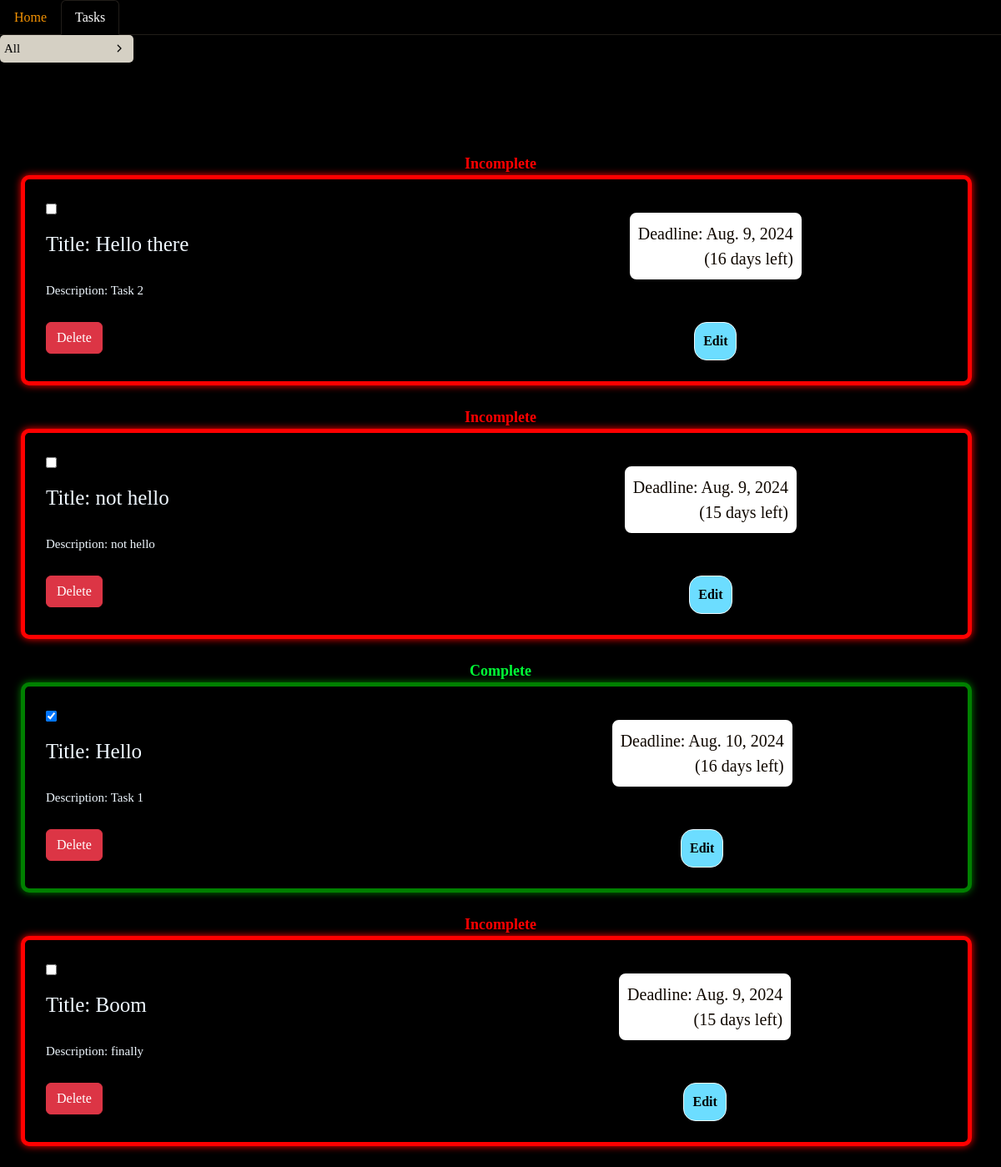
/tasks, run on an earlier commit of the app's database.
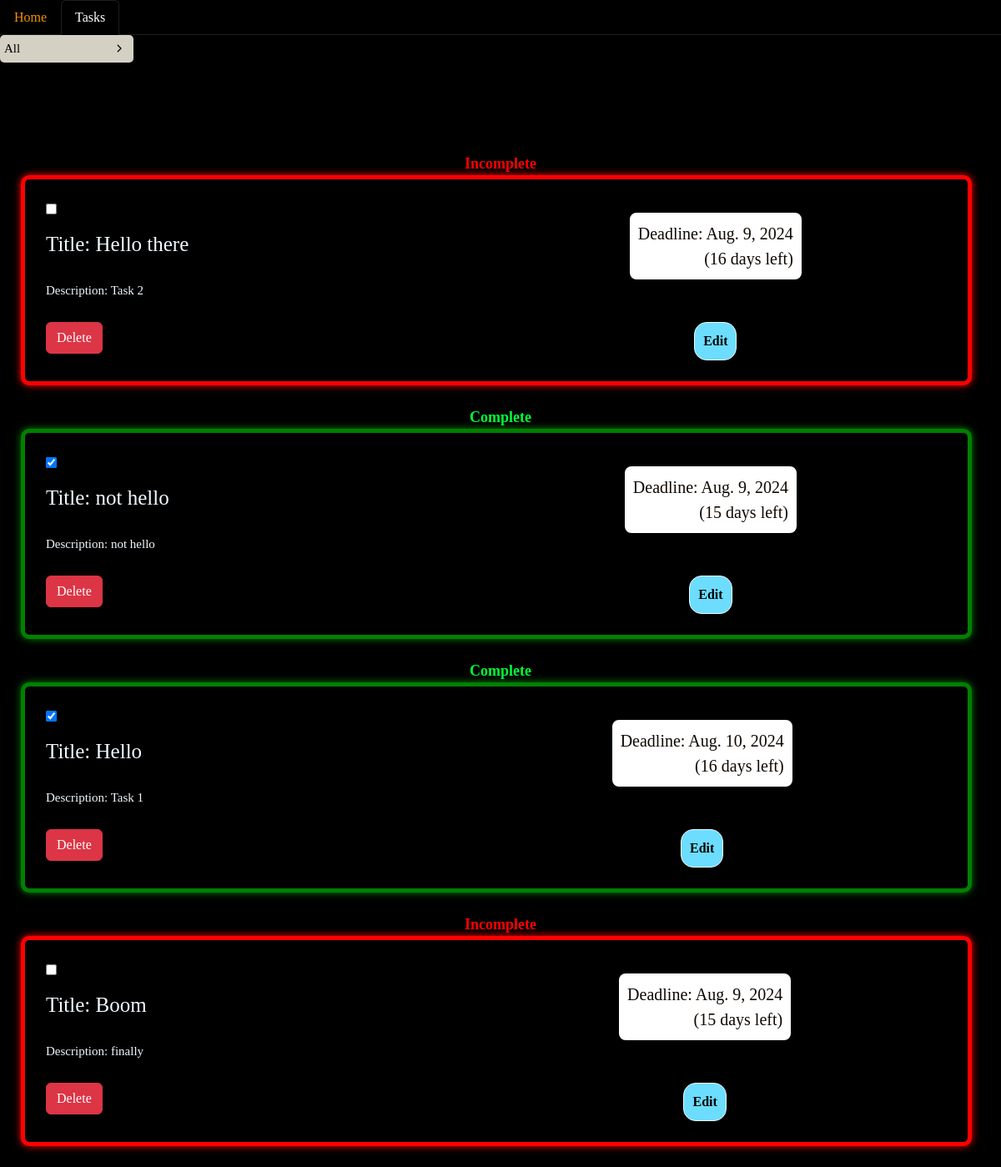
And on a later commit of the database.
### home/models.py (models this page shows, shortened)
class Task(models.Model):
    title=models.CharField(max_length=50)
    desc=models.TextField()
    deadline=models.DateField(default=date.today)
    days_left=models.IntegerField(default=0)
    completed_status=models.BooleanField(default=False)

### home/views.py (the view)
# urls.py: path('tasks', views.tasks,name="tasks"),
def tasks(request):
    status = request.GET.get('status', 'all')
    if status == 'completed':
        tasks = Task.objects.filter(completed_status=True)
    elif status == 'incomplete':
        tasks = Task.objects.filter(completed_status=False)
    else:
        tasks = Task.objects.all()  # 'all' or any other value
    return render(request, 'tasks.html', {'tasks': tasks, 'current_status': status})

### templates/tasks.html (shortened to what this page needs)
<!DOCTYPE html>
{% load static %}
<html lang="en">
<head>
    <link href="https://cdn.jsdelivr.net/npm/bootstrap@5.3.3/dist/css/bootstrap.min.css" rel="stylesheet">
    <link rel="stylesheet" href="{% static 'css/tasks.css' %}">
</head>
<body>
    <ul class="nav nav-tabs">
        <li class="nav-item">
          <a class="nav-link" aria-current="page" href="/">Home</a>
        </li>
        <li class="nav-item">
          <a class="nav-link active" href="/tasks">Tasks</a>
        </li>
      </ul>
    <form method="get" action="{% url 'tasks' %}">
        <div class="select">
            <div
                class="selected"
                data-default="All"
                data-one="Complete"
                data-two="Incomplete"
            >
                <svg
                    xmlns="http://www.w3.org/2000/svg"
                    height="1em"
                    viewBox="0 0 512 512"
                    class="arrow"
                >
                    <path
                        d="M233.4 406.6c12.5 12.5 32.8 12.5 45.3 0l192-192c12.5-12.5 12.5-32.8 0-45.3s-32.8-12.5-45.3 0L256 338.7 86.6 169.4c-12.5-12.5-32.8-12.5-45.3 0s-12.5 32.8 0 45.3l192 192z"
                    ></path>
                </svg>
            </div>
        </div>
    </form>
      {% for task in tasks %}
<div class="task-container">
    <p class="statusFalse" style="display: {% if not task.completed_status %}block{% else %}none{% endif %};"><b>Incomplete</b></p>
    <p class="statusTrue" style="display: {% if task.completed_status %}block{% else %}none{% endif %};"><b>Complete</b></p>
    <div class="container {% if task.completed_status %}checked{% else %}not-checked{% endif %}">
        <form method="POST" id="status_form" data-url="{% url 'status_change' task_id=task.id %}">
            <input type="checkbox" id='status' name='status' class="checking" onchange="updateStatus(this, {{ task.id }})" {% if task.completed_status %}checked{% endif %}>
        </form>
        <p class="title">Title: {{ task.title }}</p>
        <p class="desc">Description: {{ task.desc }}</p>
        <p class="deadline">Deadline: {{task.deadline}} <br> ({{task.days_left}} days left)</p>
        <form id="deleteForm_{{ task.id }}" method="POST" action="{% url 'delete_task' task.id %}">
          <button onclick="confirmDelete({{ task.id }})" type="button" class="btn btn-danger">Delete</button>
        </form>
        <a href="{% url 'edit_task' task.id %}" class="button" id="edit">Edit</a>
    </div>
</div>
{% endfor %}
</body>
</html>

What changed in the data, as far as the page shows it:
changed Task "not hello": completed_status "☐" → "☑"; completed_status "Incomplete" → "Complete"
